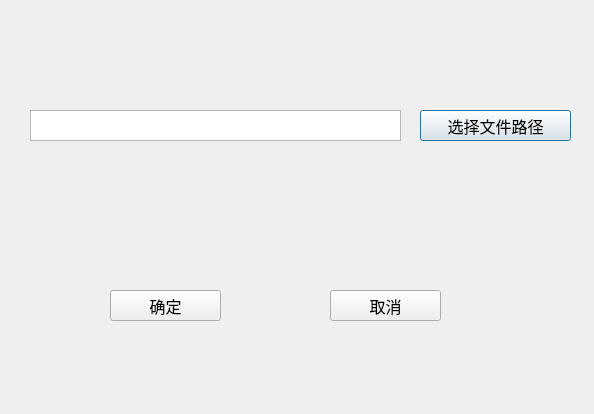
<?xml version="1.0" encoding="UTF-8"?>
<ui version="4.0">
 <class>upload</class>
 <widget class="QDialog" name="upload">
  <property name="geometry">
   <rect>
    <x>0</x>
    <y>0</y>
    <width>594</width>
    <height>414</height>
   </rect>
  </property>
  <property name="windowTitle">
   <string>Dialog</string>
  </property>
  <widget class="QPushButton" name="bt_upload_path">
   <property name="geometry">
    <rect>
     <x>420</x>
     <y>110</y>
     <width>151</width>
     <height>31</height>
    </rect>
   </property>
   <property name="font">
    <font>
     <family>华文细黑</family>
     <pointsize>12</pointsize>
    </font>
   </property>
   <property name="text">
    <string>选择文件路径</string>
   </property>
  </widget>
  <widget class="QPushButton" name="bt_upload_sure">
   <property name="geometry">
    <rect>
     <x>110</x>
     <y>290</y>
     <width>111</width>
     <height>31</height>
    </rect>
   </property>
   <property name="font">
    <font>
     <family>华文细黑</family>
     <pointsize>12</pointsize>
    </font>
   </property>
   <property name="text">
    <string>确定</string>
   </property>
  </widget>
  <widget class="QPushButton" name="bt_upload_cancel">
   <property name="geometry">
    <rect>
     <x>330</x>
     <y>290</y>
     <width>111</width>
     <height>31</height>
    </rect>
   </property>
   <property name="font">
    <font>
     <family>华文细黑</family>
     <pointsize>12</pointsize>
    </font>
   </property>
   <property name="text">
    <string>取消</string>
   </property>
  </widget>
  <widget class="QTextEdit" name="text_upload_path">
   <property name="geometry">
    <rect>
     <x>30</x>
     <y>110</y>
     <width>371</width>
     <height>31</height>
    </rect>
   </property>
  </widget>
 </widget>
 <resources/>
 <connections/>
</ui>
